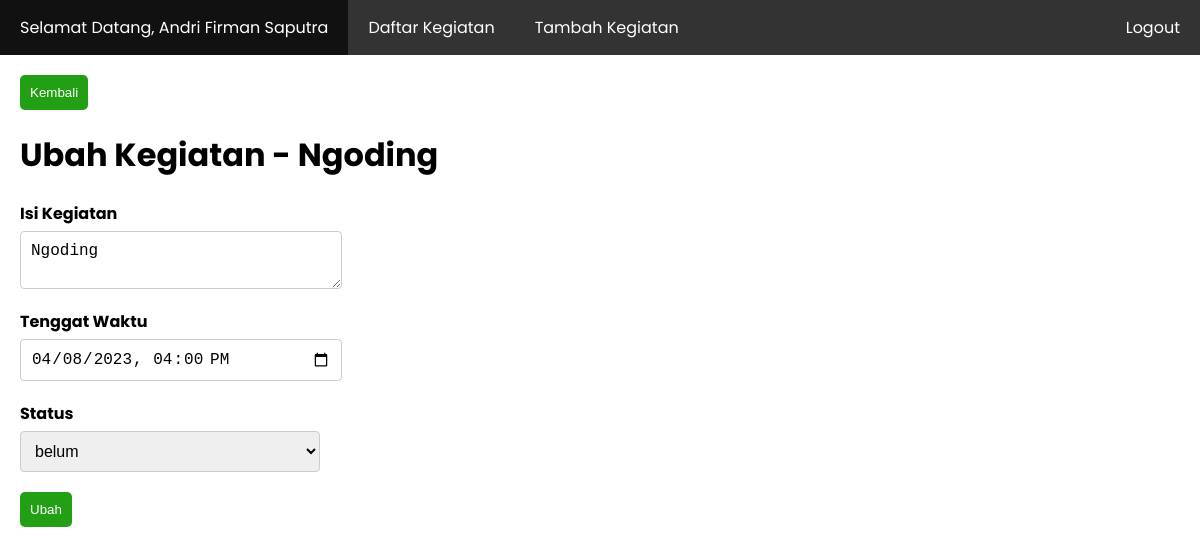
/ubah_kegiatan.php?id_kegiatan=14 (signed in), run on the app's committed database.
### tables this page shows
CREATE TABLE `user` (
  `id_user` int(11) NOT NULL,
  `username` varchar(15) NOT NULL,
  `password` varchar(266) NOT NULL,
  `nama_lengkap` varchar(50) NOT NULL
);

CREATE TABLE `kegiatan` (
  `id_kegiatan` int(11) NOT NULL,
  `id_user` int(11) NOT NULL,
  `isi_kegiatan` text NOT NULL,
  `tenggat_waktu` datetime NOT NULL,
  `status` enum('belum','proses','selesai') NOT NULL
);

### ubah_kegiatan.php (the view, shortened to what this page needs)
<?php
require_once 'koneksi.php';
$id_user = $_SESSION['id_user'];
$data_user = mysqli_fetch_assoc(mysqli_query($koneksi, "SELECT * FROM user WHERE id_user = '$id_user'"));
$id_kegiatan = $_GET['id_kegiatan'];
$data = mysqli_fetch_assoc(mysqli_query($koneksi, "SELECT * FROM kegiatan WHERE id_kegiatan = '$id_kegiatan' AND id_user = '$id_user'"));
?>
<!DOCTYPE html>
<html lang="en">
<head>
	<link rel="stylesheet" href="style.css">
</head>
<body>
	<nav>
	  <ul>
	    <li><a href="profile.php">Selamat Datang, <?= $data_user['nama_lengkap']; ?></a></li>
	    <li><a href="index.php">Daftar Kegiatan</a></li>
	    <li><a href="tambah_kegiatan.php">Tambah Kegiatan</a></li>
	    <li class="right"><a href="logout.php">Logout</a></li>
	  </ul>
	</nav>
	<div class="container">
		<button type="button" onclick="return window.history.back()" class="button">Kembali</button>
		<h1>Ubah Kegiatan - <?= $data['isi_kegiatan']; ?></h1>
		<form method="post">
			<div class="form-group">
				<label for="isi_kegiatan" class="form-label">Isi Kegiatan</label>
				<textarea name="isi_kegiatan" id="isi_kegiatan" required class="form-input"><?= strip_tags($data['isi_kegiatan']); ?></textarea>
			</div>
			<div class="form-group">
				<label for="tenggat_waktu" class="form-label">Tenggat Waktu</label>
				<input type="datetime-local" name="tenggat_waktu" id="tenggat_waktu" class="form-input" required value="<?= $data['tenggat_waktu']; ?>">
			</div>
			<div class="form-group">
				<label for="status" class="form-label">Status</label>
				<select name="status" id="status" class="form-input">
					<option value="<?= $data['status']; ?>"><?= $data['status']; ?></option>
				</select>
			</div>
			<div class="form-group">
				<button type="submit" name="btnUbah" class="button">Ubah</button>
			</div>
		</form>
	</div>
</body>
</html>

### style.css (style rules this page uses)
body { font-family: 'Poppins', sans-serif; padding: 0; margin: 0; }
.button { background-color: #229F14; border: 0px; border-radius: 5px; padding: 10px; color: white; text-decoration: none; }
nav { background-color: #333; overflow: hidden; }
nav ul { margin: 0; padding: 0; list-style: none; }
nav li { float: left; }
nav li a { display: block; color: white; text-align: center; padding: 15px 20px; text-decoration: none; }
nav li.right { float: right; }
.container { max-width: 1200px; margin: 0 auto; padding: 20px; }
.form-group { margin-bottom: 20px; }
.form-label { display: block; margin-bottom: 5px; font-weight: bold; }
.form-input { display: block; width: 300px; padding: 10px; border: 1px solid #ccc; border-radius: 4px; font-size: 16px; }

### data on the page
user: nama_lengkap "Andri Firman Saputra"
kegiatan: isi_kegiatan "Ngoding", tenggat_waktu "04/08/2023 16:00", status "belum"
